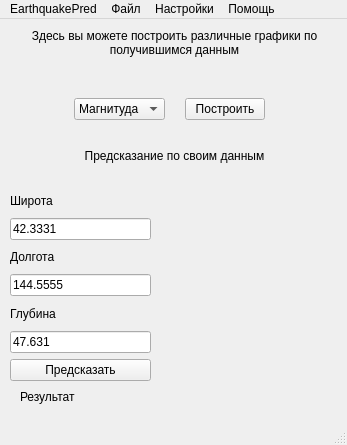
<?xml version="1.0" encoding="UTF-8"?>
<ui version="4.0">
 <class>MainWindow</class>
 <widget class="QMainWindow" name="MainWindow">
  <property name="geometry">
   <rect>
    <x>0</x>
    <y>0</y>
    <width>347</width>
    <height>445</height>
   </rect>
  </property>
  <property name="windowTitle">
   <string>Полученные данные</string>
  </property>
  <widget class="QWidget" name="centralwidget">
   <widget class="QLabel" name="label">
    <property name="geometry">
     <rect>
      <x>20</x>
      <y>10</y>
      <width>309</width>
      <height>32</height>
     </rect>
    </property>
    <property name="sizePolicy">
     <sizepolicy hsizetype="Preferred" vsizetype="Fixed">
      <horstretch>0</horstretch>
      <verstretch>0</verstretch>
     </sizepolicy>
    </property>
    <property name="font">
     <font>
      <kerning>true</kerning>
     </font>
    </property>
    <property name="text">
     <string>Здесь вы можете построить различные графики по получившимся данным</string>
    </property>
    <property name="scaledContents">
     <bool>true</bool>
    </property>
    <property name="alignment">
     <set>Qt::AlignHCenter|Qt::AlignTop</set>
    </property>
    <property name="wordWrap">
     <bool>true</bool>
    </property>
   </widget>
   <widget class="QWidget" name="verticalLayoutWidget_2">
    <property name="geometry">
     <rect>
      <x>10</x>
      <y>170</y>
      <width>141</width>
      <height>192</height>
     </rect>
    </property>
    <layout class="QVBoxLayout" name="verticalLayout_2">
     <item>
      <widget class="QLabel" name="label_2">
       <property name="text">
        <string>Широта</string>
       </property>
      </widget>
     </item>
     <item>
      <widget class="QLineEdit" name="latLabel">
       <property name="text">
        <string>42.3331</string>
       </property>
       <property name="placeholderText">
        <string>42.3331</string>
       </property>
      </widget>
     </item>
     <item>
      <widget class="QLabel" name="label_3">
       <property name="text">
        <string>Долгота</string>
       </property>
      </widget>
     </item>
     <item>
      <widget class="QLineEdit" name="longLabel">
       <property name="text">
        <string>144.5555</string>
       </property>
       <property name="placeholderText">
        <string>144.5555</string>
       </property>
      </widget>
     </item>
     <item>
      <widget class="QLabel" name="label_4">
       <property name="text">
        <string>Глубина</string>
       </property>
      </widget>
     </item>
     <item>
      <widget class="QLineEdit" name="depthLabel">
       <property name="text">
        <string>47.631</string>
       </property>
       <property name="placeholderText">
        <string>47.631</string>
       </property>
      </widget>
     </item>
     <item>
      <widget class="QPushButton" name="predictButton">
       <property name="text">
        <string>Предсказать</string>
       </property>
      </widget>
     </item>
    </layout>
   </widget>
   <widget class="QLabel" name="resLabel">
    <property name="geometry">
     <rect>
      <x>20</x>
      <y>370</y>
      <width>411</width>
      <height>16</height>
     </rect>
    </property>
    <property name="text">
     <string>Результат</string>
    </property>
   </widget>
   <widget class="QWidget" name="horizontalLayoutWidget">
    <property name="geometry">
     <rect>
      <x>60</x>
      <y>50</y>
      <width>221</width>
      <height>80</height>
     </rect>
    </property>
    <layout class="QHBoxLayout" name="horizontalLayout">
     <item>
      <widget class="QComboBox" name="plotCombo">
       <property name="sizePolicy">
        <sizepolicy hsizetype="Fixed" vsizetype="Fixed">
         <horstretch>0</horstretch>
         <verstretch>0</verstretch>
        </sizepolicy>
       </property>
       <item>
        <property name="text">
         <string>Магнитуда</string>
        </property>
       </item>
      </widget>
     </item>
     <item>
      <widget class="QPushButton" name="buildPlot">
       <property name="sizePolicy">
        <sizepolicy hsizetype="Fixed" vsizetype="Fixed">
         <horstretch>0</horstretch>
         <verstretch>0</verstretch>
        </sizepolicy>
       </property>
       <property name="text">
        <string>Построить</string>
       </property>
      </widget>
     </item>
    </layout>
   </widget>
   <widget class="QLabel" name="label_5">
    <property name="geometry">
     <rect>
      <x>20</x>
      <y>130</y>
      <width>309</width>
      <height>32</height>
     </rect>
    </property>
    <property name="sizePolicy">
     <sizepolicy hsizetype="Preferred" vsizetype="Fixed">
      <horstretch>0</horstretch>
      <verstretch>0</verstretch>
     </sizepolicy>
    </property>
    <property name="font">
     <font>
      <kerning>true</kerning>
     </font>
    </property>
    <property name="text">
     <string>Предсказание по своим данным</string>
    </property>
    <property name="scaledContents">
     <bool>true</bool>
    </property>
    <property name="alignment">
     <set>Qt::AlignHCenter|Qt::AlignTop</set>
    </property>
    <property name="wordWrap">
     <bool>true</bool>
    </property>
   </widget>
  </widget>
  <widget class="QMenuBar" name="menubar">
   <property name="geometry">
    <rect>
     <x>0</x>
     <y>0</y>
     <width>347</width>
     <height>24</height>
    </rect>
   </property>
   <widget class="QMenu" name="menuSettings">
    <property name="title">
     <string>Настройки</string>
    </property>
    <property name="toolTipsVisible">
     <bool>false</bool>
    </property>
    <addaction name="action_3"/>
   </widget>
   <widget class="QMenu" name="menuHelp">
    <property name="title">
     <string>Помощь</string>
    </property>
    <addaction name="actionWhat_s_new"/>
   </widget>
   <widget class="QMenu" name="menuFile">
    <property name="title">
     <string>Файл</string>
    </property>
    <addaction name="actionOpen"/>
    <addaction name="actionSave"/>
   </widget>
   <widget class="QMenu" name="menuEarthquakePred">
    <property name="title">
     <string>EarthquakePred</string>
    </property>
    <addaction name="actionClose"/>
   </widget>
   <addaction name="menuEarthquakePred"/>
   <addaction name="menuFile"/>
   <addaction name="menuSettings"/>
   <addaction name="menuHelp"/>
  </widget>
  <widget class="QStatusBar" name="statusBar">
   <property name="enabled">
    <bool>true</bool>
   </property>
  </widget>
  <action name="action_3">
   <property name="enabled">
    <bool>false</bool>
   </property>
   <property name="text">
    <string>Алгоритм</string>
   </property>
  </action>
  <action name="actionWhat_s_new">
   <property name="text">
    <string>Что нового</string>
   </property>
  </action>
  <action name="actionHelp">
   <property name="text">
    <string>Help</string>
   </property>
  </action>
  <action name="actionOpen">
   <property name="text">
    <string>Открыть</string>
   </property>
   <property name="shortcut">
    <string>Ctrl+O</string>
   </property>
  </action>
  <action name="actionSave">
   <property name="text">
    <string>Сохранить</string>
   </property>
   <property name="shortcut">
    <string>Ctrl+S</string>
   </property>
  </action>
  <action name="actionClose">
   <property name="text">
    <string>Закрыть</string>
   </property>
   <property name="shortcut">
    <string>Ctrl+W</string>
   </property>
  </action>
 </widget>
 <resources/>
 <connections>
  <connection>
   <sender>actionClose</sender>
   <signal>triggered()</signal>
   <receiver>MainWindow</receiver>
   <slot>close()</slot>
   <hints>
    <hint type="sourcelabel">
     <x>-1</x>
     <y>-1</y>
    </hint>
    <hint type="destinationlabel">
     <x>162</x>
     <y>222</y>
    </hint>
   </hints>
  </connection>
 </connections>
</ui>
